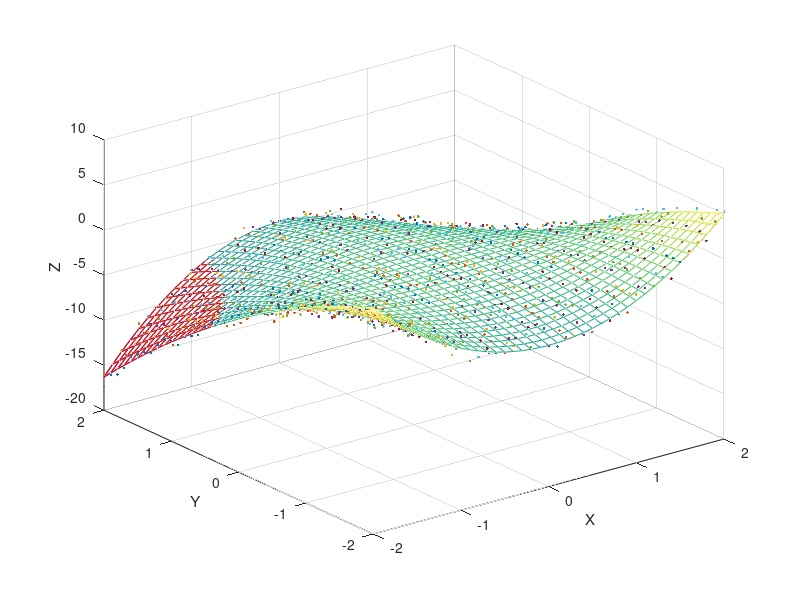
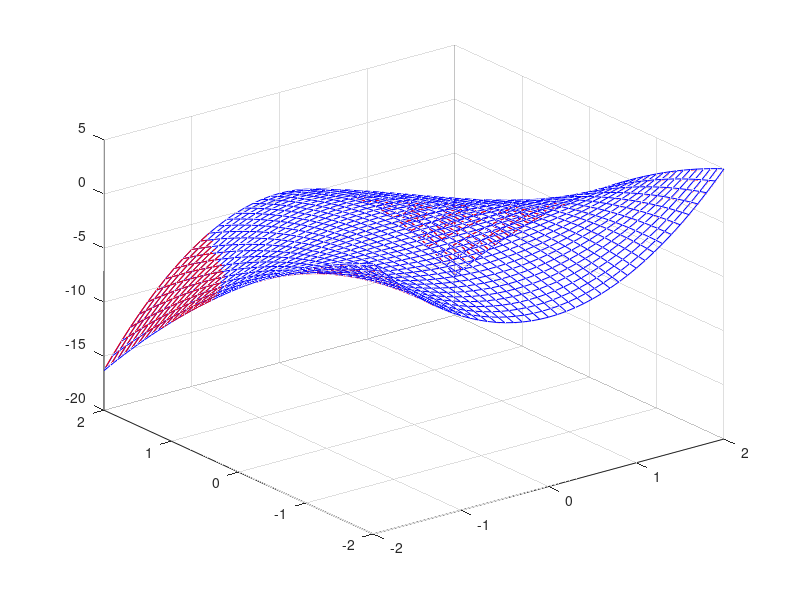

Write MATLAB code to recreate these figures, in order.
close all; clc; clear all;
a = 1; b=2; c=3; d=4; e=5;

[x y] = meshgrid(-2:0.1:2);

z = -1/c*(a*x.^2 + b*y.^2 + d*x.^2.*y + e);

% display
H1 = mesh(x,y,z);
hold on;  grid on;
xlabel('X'); ylabel('Y'); zlabel('Z');

% 3D noise
noise     = 0.5*randn(size(z));
z_noise = z + noise;

plot3(x, y, z_noise, '.')

% Formulate Y = AX
[NN, MM] = size(x);

Y  = reshape(z_noise, NN*MM, 1);
a1 = reshape(x, NN*MM,1).^2;
a2 = reshape(y, NN*MM,1).^2;
a3 = reshape(x, NN*MM,1).^2.*reshape(y, NN*MM,1);
a4 = ones(NN*MM, 1);
A = [a1 a2 a3 a4];

Xopt  = inv(A'*A)*A'*Y;
a_est = Xopt(1);
b_est = Xopt(2);
d_est = Xopt(3);
e_est = Xopt(4);

% Reconstuct surface using estimated parameters
z_est = a_est*x.^2 + b_est*y.^2 +d_est*x.^2.*y + e_est;
H1     = mesh(x, y, z_est);
set(H1, 'FaceColor', 'none', 'EdgeColor', 'r' );



figure
H1 = mesh(x,y,z);
hold on; grid on;
H2 = mesh(x,y,z_est);
set(H1, 'FaceColor', 'none', 'EdgeColor', 'b' );
set(H2, 'FaceColor', 'none', 'EdgeColor', 'r' );
